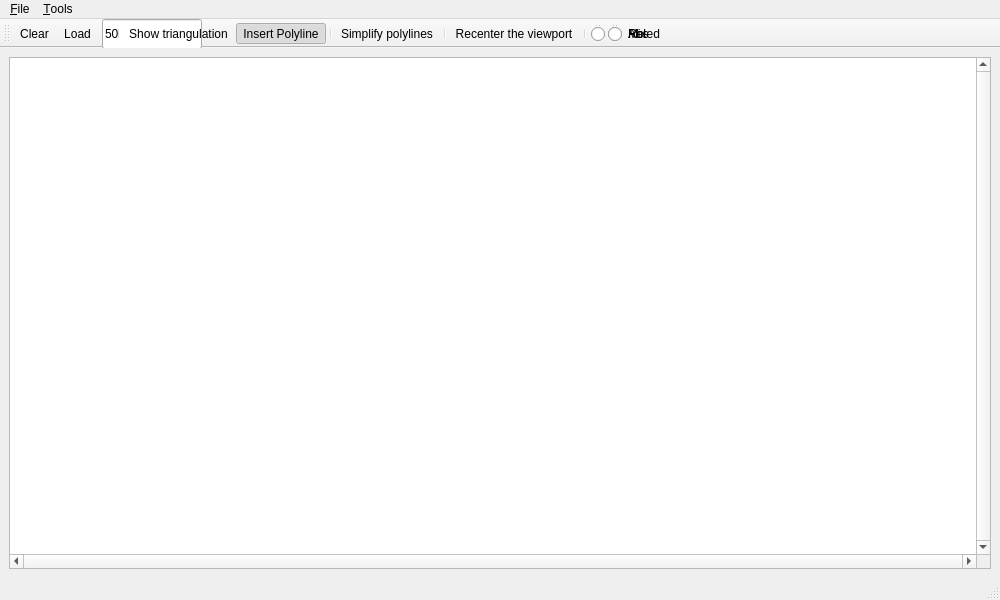
<ui version="4.0" >
 <author>GeometryFactory</author>
 <class>Polyline_simplification_2</class>
 <widget class="QMainWindow" name="Polyline_simplification_2" >
  <property name="geometry" >
   <rect>
    <x>0</x>
    <y>0</y>
    <width>1000</width>
    <height>600</height>
   </rect>
  </property>
  <property name="windowTitle" >
   <string>CGAL Polyline Simplification</string>
  </property>
  <property name="windowIcon" >
   <iconset resource="../resources/CGAL.qrc" >
    <normaloff>:/cgal/logos/cgal_icon</normaloff>:/cgal/logos/cgal_icon</iconset>
  </property>
  <widget class="QStatusBar" name="statusbar" >
  </widget>
  <widget class="QToolBar" name="fileToolBar" >
   <property name="windowTitle" >
    <string>File Tools</string>
   </property>
   <attribute name="toolBarArea" >
    <enum>TopToolBarArea</enum>
   </attribute>
   <attribute name="toolBarBreak" >
    <bool>false</bool>
   </attribute>
   <addaction name="actionClear" />
   <addaction name="actionLoadConstraints" />
  </widget>
  <widget class="QWidget" name="centralwidget" >
   <layout class="QGridLayout" >
    <item row="0" column="0" >
     <widget class="QGraphicsView" name="graphicsView" >
      <property name="focusPolicy" >
       <enum>Qt::StrongFocus</enum>
      </property>
      <property name="verticalScrollBarPolicy" >
       <enum>Qt::ScrollBarAlwaysOn</enum>
      </property>
      <property name="horizontalScrollBarPolicy" >
       <enum>Qt::ScrollBarAlwaysOn</enum>
      </property>
      <property name="transformationAnchor" >
       <enum>QGraphicsView::NoAnchor</enum>
      </property>
     </widget>
    </item>
   </layout>
  </widget>


  <widget class="QToolBar" name="toolBar" >
   <property name="windowTitle" >
    <string>Visualization Tools</string>
   </property>
   <attribute name="toolBarArea" >
    <enum>TopToolBarArea</enum>
   </attribute>
   <attribute name="toolBarBreak" >
    <bool>false</bool>
   </attribute>
   <addaction name="separator" />
   <addaction name="actionShowTriangulation" />
   <addaction name="actionInsertPolyline" />
   <addaction name="separator" />
   <addaction name="actionSimplify" />
   <addaction name="separator" />
   <addaction name="actionRecenter" />
   <widget class="QLabel" name="textCaption" >
     <property name="text">
       <string>Error or % value:</string>
     </property>
   </widget>
   <addaction name="separator" />
   <widget class="QLineEdit" name="textValue" >
     <property name="text">
       <string>50</string>
     </property>
   </widget>
  </widget>

  <widget class="QToolBar" name="StopCondToolBar" >
   <attribute name="toolBarArea" >
    <enum>TopToolBarArea</enum>
   </attribute>
   <attribute name="toolBarBreak" >
    <bool>false</bool>
   </attribute>
   <widget class="QRadioButton" name="rbuttonPercentage" >
     <property name="checked" >
       <bool>true</bool>
     </property>
     <property name="text">
       <string>Stop at %</string>
     </property>
   </widget>
   <widget class="QRadioButton" name="rbuttonError" >
     <property name="text">
       <string>Stop at Error</string>
     </property>
   </widget>
  </widget>

  <widget class="QToolBar" name="ErrTypeToolBar" >
   <attribute name="toolBarArea" >
    <enum>TopToolBarArea</enum>
   </attribute>
   <attribute name="toolBarBreak" >
    <bool>false</bool>
   </attribute>
    <widget class="QRadioButton" name="rbuttonAbsError" >
      <property name="checked" >
        <bool>true</bool>
      </property>
      <property name="text">
        <string>Abs</string>
      </property>
    </widget>
    <widget class="QRadioButton" name="rbuttonRelError" >
     <property name="text">
       <string>Rel</string>
     </property>
   </widget>
   <widget class="QRadioButton" name="rbuttonHybrid" >
     <property name="text">
       <string>Mixed</string>
     </property>
   </widget>
  </widget>
  
  <widget class="QMenuBar" name="menubar" >
   <property name="geometry" >
    <rect>
     <x>0</x>
     <y>0</y>
     <width>800</width>
     <height>19</height>
    </rect>
   </property>
   <widget class="QMenu" name="menuFile" >
    <property name="title" >
     <string>&amp;File</string>
    </property>
    <addaction name="separator" />
    <addaction name="actionClear" />
    <addaction name="actionLoadConstraints" />
    <addaction name="action_Export_SVG"/>
    <addaction name="separator" />
    <addaction name="actionQuit" />
   </widget>
   <widget class="QMenu" name="menuTools" >
    <property name="title" >
     <string>&amp;Tools</string>
    </property>
    <addaction name="actionShowTriangulation" />
    <addaction name="actionInsertPolyline" />
    <addaction name="separator" />
    <addaction name="actionSimplify" />
    <addaction name="separator" />
    <addaction name="actionRecenter" />
   </widget>
   <addaction name="menuFile" />
   <addaction name="menuTools" />
  </widget>
  <action name="actionAbout" >
   <property name="text" >
    <string>&amp;About</string>
   </property>
  </action>
  <action name="actionAboutCGAL" >
   <property name="text" >
    <string>About &amp;CGAL</string>
   </property>
  </action>
  <action name="actionQuit" >
   <property name="text" >
    <string>&amp;Quit</string>
   </property>
   <property name="shortcut" >
    <string>Ctrl+Q</string>
   </property>
  </action>
  <action name="actionInsertPolyline" >
   <property name="checkable" >
    <bool>true</bool>
   </property>
   <property name="checked" >
    <bool>true</bool>
   </property>
   <property name="icon" >
    <iconset resource="../icons/Input.qrc" >
     <normaloff>:/cgal/Input/inputPolyline.png</normaloff>:/cgal/Input/inputPolyline.png</iconset>
   </property>
   <property name="text" >
    <string>&amp;Insert Polyline</string>
   </property>
   <property name="toolTip" >
    <string>Insert Point or Polyline</string>
   </property>
   <property name="statusTip" >
    <string>Left: Insert vtx | Right: Final vtx | Del: Delete vtx</string>
   </property>
  </action>
  <action name="actionClear" >
   <property name="icon" >
    <iconset resource="../icons/File.qrc" >
     <normaloff>:/cgal/fileToolbar/fileNew.png</normaloff>:/cgal/fileToolbar/fileNew.png</iconset>
   </property>
   <property name="text" >
    <string>&amp;Clear</string>
   </property>
   <property name="shortcut" >
    <string>Ctrl+C</string>
   </property>
  </action>
  <action name="actionShowTriangulation" >
   <property name="checkable" >
    <bool>true</bool>
   </property>
   <property name="icon" >
    <iconset resource="Polyline_simplification_2.qrc" >
     <normaloff>:/cgal/Actions/icons/triangulation.png</normaloff>:/cgal/Actions/icons/triangulation.png
    </iconset>
   </property>
   <property name="text" >
    <string>Show &amp;triangulation</string>
   </property>
   <property name="shortcut" >
    <string>Ctrl+T</string>
   </property>
  </action>
  <action name="actionLoadConstraints" >
   <property name="icon" >
    <iconset resource="../icons/File.qrc" >
     <normaloff>:/cgal/fileToolbar/fileOpen.png</normaloff>:/cgal/fileToolbar/fileOpen.png</iconset>
   </property>
   <property name="text" >
    <string>&amp;Load...</string>
   </property>
   <property name="shortcut" >
    <string>Ctrl+L</string>
   </property>
  </action>
  <action name="actionRecenter" >
   <property name="icon" >
    <iconset resource="../icons/Input.qrc" >
     <normaloff>:/cgal/Input/zoom-best-fit</normaloff>:/cgal/Input/zoom-best-fit</iconset>
   </property>
   <property name="text" >
    <string>Re&amp;center the viewport</string>
   </property>
   <property name="shortcut" >
    <string>Ctrl+R</string>
   </property>
  </action>
  <action name="actionSimplify" >
   <property name="text" >
    <string>Simplify polylines</string>
   </property>
   <property name="shortcut" >
    <string>Ctrl+S</string>
   </property>
  </action>
  <action name="action_Export_SVG">
   <property name="text">
    <string>&amp;Export SVG...</string>
   </property>
  </action>
 </widget>
 <resources>
  <include location="Polyline_simplification_2.qrc" />
  <include location="../icons/File.qrc" />
  <include location="../resources/CGAL.qrc" />
  <include location="../icons/Triangulation_2.qrc" />
  <include location="../icons/Input.qrc" />
 </resources>
 <connections>
  <connection>
   <sender>thresholdSlider</sender>
   <signal>valueChanged(int)</signal>
   <receiver>MainWindow</receiver>
   <slot>setThreshold(int)</slot>
  </connection>
 </connections>
 <slots>
  <slot>setThreshold(int)</slot>
 </slots>
</ui>
